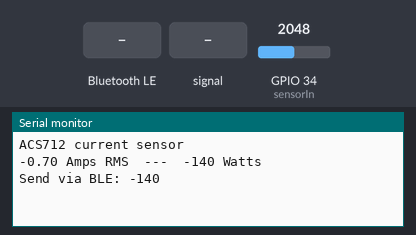
Recording of a sketch running on a simulated ESP32. Shown: the last lines printed to the serial monitor. The test bench sets the inputs (shaded band); at power-on: GPIO 34 (sensorIn) = 2048. Nothing arrives over Bluetooth unless stated; a phone connects over Bluetooth LE 3 s after start.

Above: at 1.2 s.
1.3 s: Bluetooth LE write "1" received
At 1.9 s:
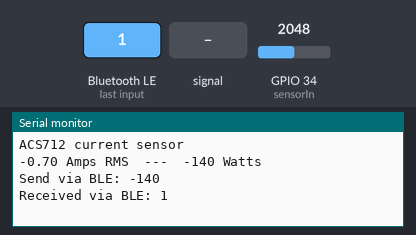
2.8 s: GPIO 34 (sensorIn) fed a 200 Hz sine of ±327 counts around its level
At 3.9 s:
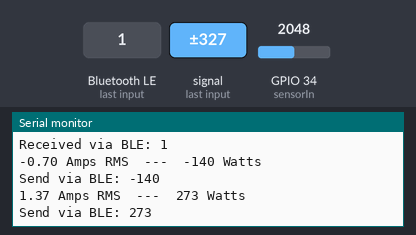
4.3 s: GPIO 34 (sensorIn) set to 2866
At 4.7 s:
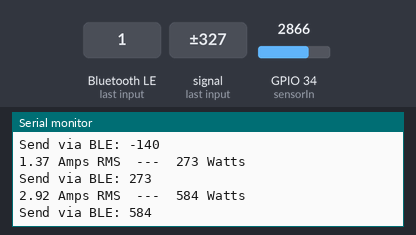
5.8 s: GPIO 34 (sensorIn) fed a 1000 Hz sine of ±1023 counts around its level
At 7.1 s:
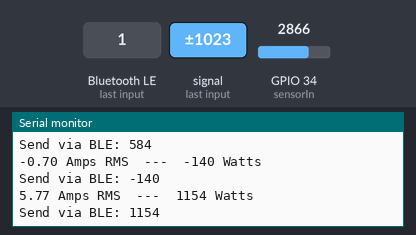
7.3 s: Bluetooth LE write "0" received
At 7.53 s:
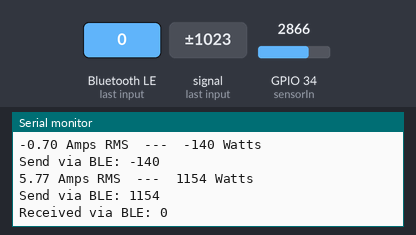
Timing chart, 0 to 9.8 s (numbered marks = the images above; inputs shaded):
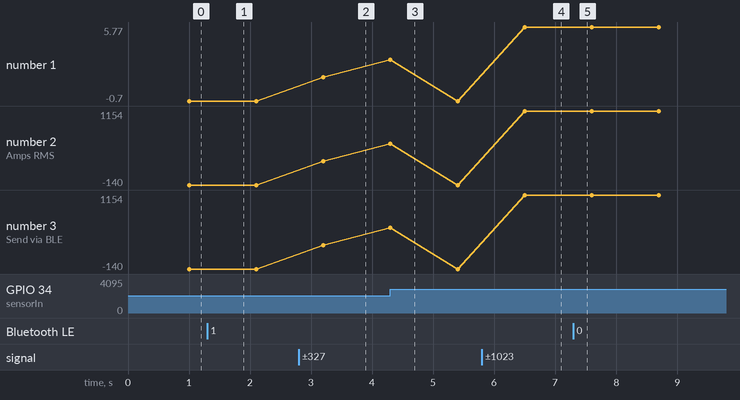

The sketch:

PowerSensor.ino
```cpp
#include <BLEDevice.h>
#include <BLEServer.h>
#include <BLEUtils.h>

#define sensorIn 34
#define mVperAmp 90                                    // this the 5A version of the ACS712 -use 100 for 20A Module and 66 for 30A Module

#define SETUP_NAME "Repoco Sensor"
#define SERVICE_UUID "EBC0FCC1-2FC3-44B7-94A8-A08D0A0A5079"
#define CHARACTERISTIC_UUID_RX "C1AB2C55-7914-4140-B85B-879C5E252FE5"
#define CHARACTERISTIC_UUID_TX "643954A4-A6CC-455C-825C-499190CE7DB0"

BLEServer *pServer = NULL;
BLECharacteristic *pTxCharacteristic;

void setup() {
  // put your setup code here, to run once:
  setupBLE(SERVICE_UUID);

  Serial.begin (115200);
  Serial.println("ACS712 current sensor");
  pinMode(sensorIn, INPUT);
}

void loop() {
  double Voltage = getVPP();
  double VRMS = (Voltage/2.0) *0.707;
  double AmpsRMS = ((VRMS * 1000)/mVperAmp)-0.7; //0.3 is the error I got for my sensor
  /*
  if (AmpsRMS < 0.2) {
    AmpsRMS = 0;
  }
  */
  int Watt = (AmpsRMS*240/1.2); // note: 1.2 is my own empirically established calibration factor, as the voltage measured at D34 depends on the length of the OUT-to-D34 wire 240 is the main AC power voltage – this parameter changes locally

  Serial.println ("");
  Serial.print(AmpsRMS);
  Serial.print(" Amps RMS  ---  ");
  Serial.print(Watt);
  Serial.println(" Watts");
  sendData(String(Watt));
  delay(100);
}
```

BLE.ino
```cpp
class MyServerCallbacks : public BLEServerCallbacks {
  void onConnect(BLEServer *pServer) {
    BLEDevice::startAdvertising();
  }

  void onDisconnect(BLEServer *pServer) { }
};

class MyCallbacks : public BLECharacteristicCallbacks {
  void onWrite(BLECharacteristic *pCharacteristic) {

    // Retreive received String
    std::string rxValue = pCharacteristic->getValue();
    String payload = "";
    if (rxValue.length() > 0) {
      for (int i = 0; i < rxValue.length(); i++) {
        payload += rxValue[i];
      }
      Serial.println("Received via BLE: " + payload);
      receivedData(payload);
    }
  }
};

void setupBLE(String serviceUUID) {

  // Convert Strings to Char Arrays
  char serviceUUIDChar[serviceUUID.length() + 1] = {0};
  serviceUUID.toCharArray(serviceUUIDChar, serviceUUID.length() +1);

  // Create BLE Device and Service
  BLEDevice::init(SETUP_NAME);
  pServer = BLEDevice::createServer();
  BLEService *pService = pServer->createService(serviceUUIDChar);

  // Create Characteristics
  pTxCharacteristic = pService->createCharacteristic(CHARACTERISTIC_UUID_TX, BLECharacteristic::PROPERTY_NOTIFY);
  BLECharacteristic *pRxCharacteristic = pService->createCharacteristic(CHARACTERISTIC_UUID_RX, BLECharacteristic::PROPERTY_WRITE);

  // Set Callbacks
  pServer->setCallbacks(new MyServerCallbacks());
  pRxCharacteristic->setCallbacks(new MyCallbacks());

  // Start Advertisment
  pService->start();
  BLEAdvertising *pAdvertising = BLEDevice::getAdvertising();
  pAdvertising->addServiceUUID(serviceUUIDChar);
  pAdvertising->setScanResponse(true);
  pAdvertising->setMinPreferred(0x06);
  pAdvertising->setMinPreferred(0x12);
  BLEDevice::startAdvertising();
}

void sendData(String content) {
  Serial.println("Send via BLE: " + content);
  pTxCharacteristic->setValue(content.c_str());
  pTxCharacteristic->notify();
}

void receivedData(String payload) {

}
```

Sensor.ino
```cpp
float getVPP() {
  float result;
  int readValue;                // value read from the sensor
  int maxValue = 0;             // store max value here
  int minValue = 4096;          // store min value here ESP32 ADC resolution

  unsigned long start_time = millis();
  while ((millis() - start_time) < 1000) {
    readValue = analogRead(sensorIn);
    //Serial.print("Raw Value: ");
    //Serial.println(readValue);
    if (readValue > maxValue) {
      maxValue = readValue;
    }
    if (readValue < minValue) {
      minValue = readValue;
    }
  }

   result = ((maxValue - minValue) * 3.3)/4096.0; //ESP32 ADC resolution 4096

   return result;
}
```

Measured:
- after the input at 1.3 s, the serial monitor: prints a new line after 0.05 s (image 1)
- after the input at 2.8 s, the serial monitor: prints a new line after 0.40 s (image 2)
- after the input at 4.3 s, the serial monitor: prints a new line at once (image 3)
- after the input at 5.8 s, the serial monitor: prints a new line after 0.70 s (image 4)
- after the input at 7.3 s, the serial monitor: prints a new line after 0.05 s (image 5)
- plotted number 1: -0.7 → 1.37 after the input at 2.8 s, -0.7 → 5.77 after the input at 5.8 s
- plotted number 2: -140 → 273 after the input at 2.8 s, -140 → 1154 after the input at 5.8 s
- plotted number 3: -140 → 273 after the input at 2.8 s, -140 → 1154 after the input at 5.8 s
